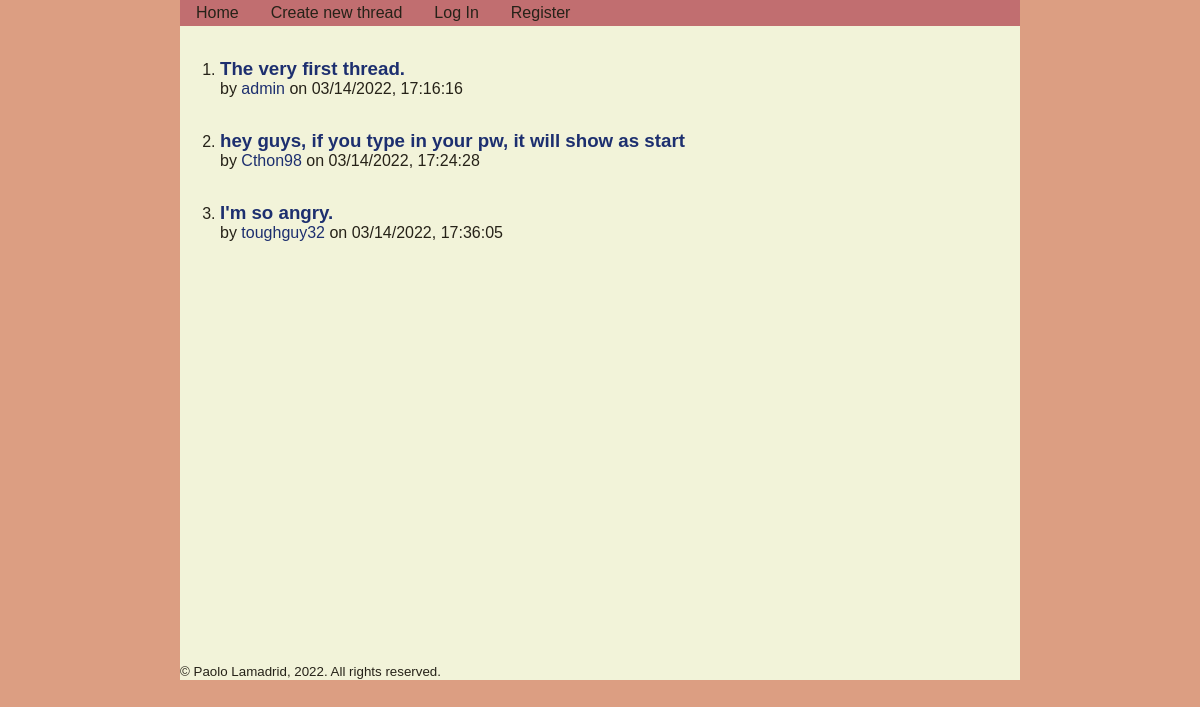
Before: / with the older database file.
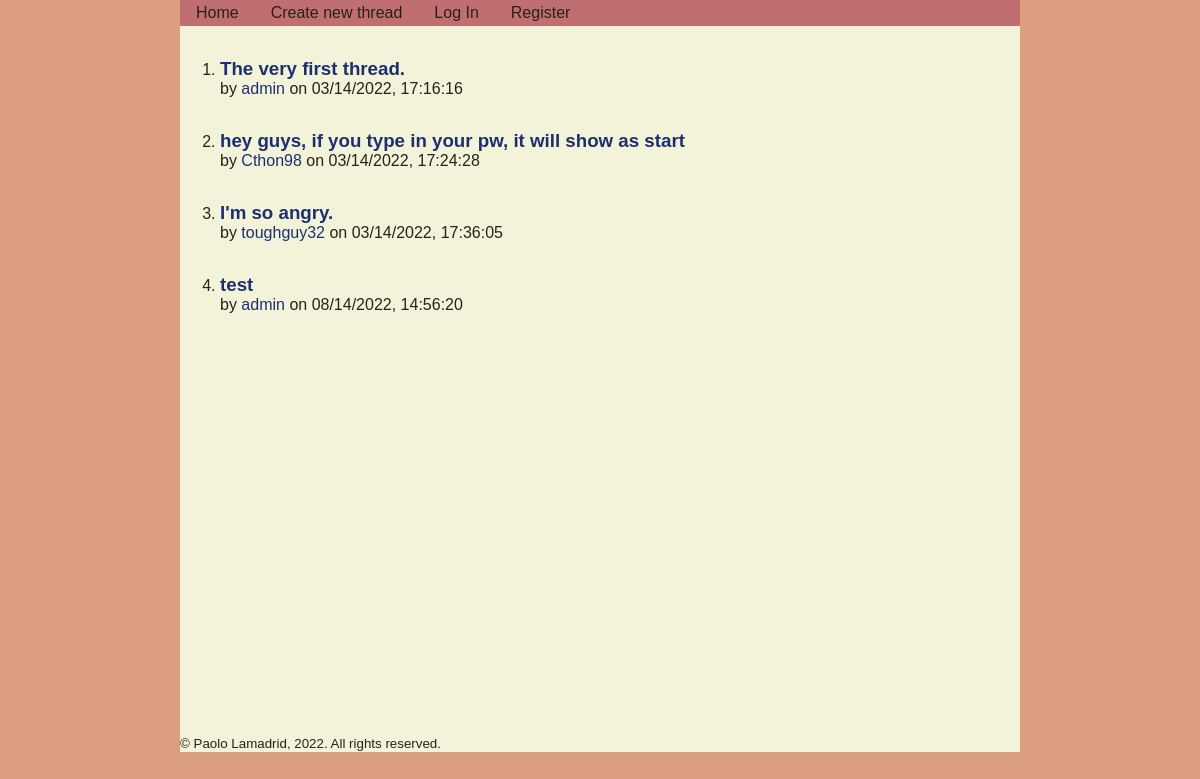
After: the same page with the newer database file.
### tables this page shows
CREATE TABLE threads
(
    thread_id INTEGER PRIMARY KEY AUTOINCREMENT,
    title TEXT NOT NULL,
    body TEXT NOT NULL,
    date_created TEXT NOT NULL,
    user_poster TEXT NOT NULL
);

### thread/views.py (the view)
@thread_bp.route("/")
def index():
    db = get_db()
    threads = db.execute("""
        SELECT * FROM threads;
    """).fetchall()
    return render_template("index.html", threads=threads)

### app.py (called while the page is built)
@app.before_request
def load_logged_in_user():
    g.user = session.get("username", None)
    g.is_admin = session.get("is_admin", False)

### database.py (called while the page is built)
def get_db():
    if "db" not in g:
        g.db = sqlite3.connect(DATABASE,
            detect_types=sqlite3.PARSE_DECLTYPES
        )
        g.db.row_factory = sqlite3.Row
    return g.db

### thread/templates/thread/index.html (shortened to what this page needs)
{% extends 'base.html' %}
{% block main_content %}
<ol>
{% for thread in threads %}
    <li class="thread_thumbnail">
        <h3>
            <a href="{{ url_for('.thread', thread_id=thread['thread_id']) }}">
                {{ thread["title"] }}
            </a>
        </h3>
        <p>
            by <a href="{{ url_for('user.user_profile', username=thread['user_poster']) }}">{{ thread["user_poster"] }}</a> on {{ thread["date_created"] }}
        </p>
    </li>
{% endfor %}
</ol>
{% endblock %}

Changed rows visible on the page:
added threads: title "test", user_poster "admin", date_created "08/14/2022, 14:56:20"
